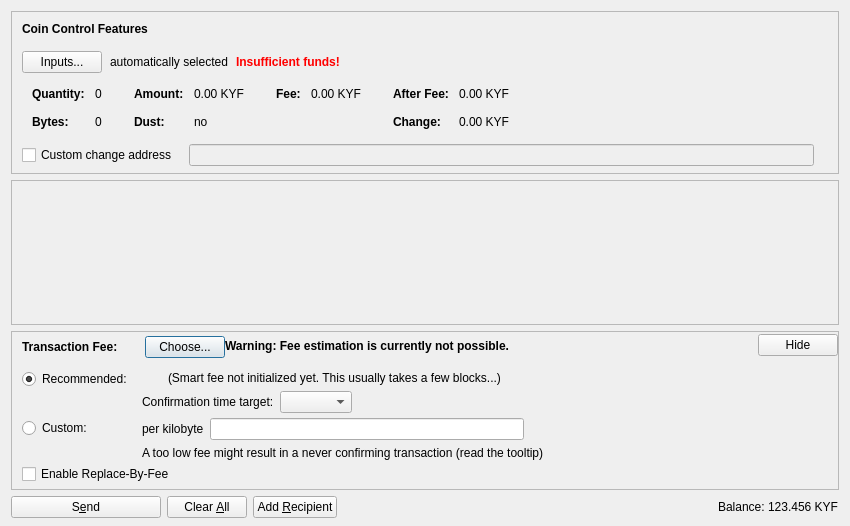
<?xml version="1.0" encoding="UTF-8"?>
<ui version="4.0">
 <class>SendCoinsDialog</class>
 <widget class="QDialog" name="SendCoinsDialog">
  <property name="geometry">
   <rect>
    <x>0</x>
    <y>0</y>
    <width>850</width>
    <height>526</height>
   </rect>
  </property>
  <property name="windowTitle">
   <string>Send Coins</string>
  </property>
  <layout class="QVBoxLayout" name="verticalLayout" stretch="0,1,0,0">
   <property name="bottomMargin">
    <number>8</number>
   </property>
   <item>
    <widget class="QFrame" name="frameCoinControl">
     <property name="sizePolicy">
      <sizepolicy hsizetype="Expanding" vsizetype="Expanding">
       <horstretch>0</horstretch>
       <verstretch>0</verstretch>
      </sizepolicy>
     </property>
     <property name="maximumSize">
      <size>
       <width>16777215</width>
       <height>16777215</height>
      </size>
     </property>
     <property name="frameShape">
      <enum>QFrame::StyledPanel</enum>
     </property>
     <property name="frameShadow">
      <enum>QFrame::Sunken</enum>
     </property>
     <layout class="QVBoxLayout" name="verticalLayoutCoinControl2">
      <property name="spacing">
       <number>0</number>
      </property>
      <property name="leftMargin">
       <number>0</number>
      </property>
      <property name="topMargin">
       <number>0</number>
      </property>
      <property name="rightMargin">
       <number>0</number>
      </property>
      <property name="bottomMargin">
       <number>6</number>
      </property>
      <item>
       <layout class="QVBoxLayout" name="verticalLayoutCoinControl" stretch="0,0,0,0,1">
        <property name="spacing">
         <number>0</number>
        </property>
        <property name="leftMargin">
         <number>10</number>
        </property>
        <property name="topMargin">
         <number>10</number>
        </property>
        <item>
         <layout class="QHBoxLayout" name="horizontalLayoutCoinControl1">
          <property name="bottomMargin">
           <number>15</number>
          </property>
          <item>
           <widget class="QLabel" name="labelCoinControlFeatures">
            <property name="sizePolicy">
             <sizepolicy hsizetype="Preferred" vsizetype="Maximum">
              <horstretch>0</horstretch>
              <verstretch>0</verstretch>
             </sizepolicy>
            </property>
            <property name="font">
             <font>
              <weight>75</weight>
              <bold>true</bold>
             </font>
            </property>
            <property name="styleSheet">
             <string notr="true">font-weight:bold;</string>
            </property>
            <property name="text">
             <string>Coin Control Features</string>
            </property>
           </widget>
          </item>
         </layout>
        </item>
        <item>
         <layout class="QHBoxLayout" name="horizontalLayoutCoinControl2" stretch="0,0,0,0">
          <property name="spacing">
           <number>8</number>
          </property>
          <property name="bottomMargin">
           <number>10</number>
          </property>
          <item>
           <widget class="QPushButton" name="pushButtonCoinControl">
            <property name="styleSheet">
             <string notr="true"/>
            </property>
            <property name="text">
             <string>Inputs...</string>
            </property>
            <property name="autoDefault">
             <bool>false</bool>
            </property>
           </widget>
          </item>
          <item>
           <widget class="QLabel" name="labelCoinControlAutomaticallySelected">
            <property name="text">
             <string>automatically selected</string>
            </property>
            <property name="margin">
             <number>5</number>
            </property>
           </widget>
          </item>
          <item>
           <widget class="QLabel" name="labelCoinControlInsuffFunds">
            <property name="font">
             <font>
              <weight>75</weight>
              <bold>true</bold>
             </font>
            </property>
            <property name="styleSheet">
             <string notr="true">color:red;font-weight:bold;</string>
            </property>
            <property name="text">
             <string>Insufficient funds!</string>
            </property>
            <property name="margin">
             <number>5</number>
            </property>
           </widget>
          </item>
          <item>
           <spacer name="horizontalSpacerCoinControl">
            <property name="orientation">
             <enum>Qt::Horizontal</enum>
            </property>
            <property name="sizeHint" stdset="0">
             <size>
              <width>40</width>
              <height>1</height>
             </size>
            </property>
           </spacer>
          </item>
         </layout>
        </item>
        <item>
         <widget class="QWidget" name="widgetCoinControl" native="true">
          <property name="sizePolicy">
           <sizepolicy hsizetype="Preferred" vsizetype="Preferred">
            <horstretch>0</horstretch>
            <verstretch>0</verstretch>
           </sizepolicy>
          </property>
          <property name="minimumSize">
           <size>
            <width>0</width>
            <height>0</height>
           </size>
          </property>
          <property name="styleSheet">
           <string notr="true"/>
          </property>
          <layout class="QHBoxLayout" name="horizontalLayoutCoinControl5">
           <property name="leftMargin">
            <number>0</number>
           </property>
           <property name="topMargin">
            <number>0</number>
           </property>
           <property name="rightMargin">
            <number>0</number>
           </property>
           <property name="bottomMargin">
            <number>0</number>
           </property>
           <item>
            <layout class="QHBoxLayout" name="horizontalLayoutCoinControl3" stretch="0,0,0,1">
             <property name="spacing">
              <number>20</number>
             </property>
             <property name="topMargin">
              <number>0</number>
             </property>
             <property name="bottomMargin">
              <number>10</number>
             </property>
             <item>
              <layout class="QFormLayout" name="formLayoutCoinControl1">
               <property name="horizontalSpacing">
                <number>10</number>
               </property>
               <property name="verticalSpacing">
                <number>14</number>
               </property>
               <property name="leftMargin">
                <number>10</number>
               </property>
               <property name="topMargin">
                <number>4</number>
               </property>
               <property name="rightMargin">
                <number>6</number>
               </property>
               <item row="0" column="0">
                <widget class="QLabel" name="labelCoinControlQuantityText">
                 <property name="font">
                  <font>
                   <weight>75</weight>
                   <bold>true</bold>
                  </font>
                 </property>
                 <property name="text">
                  <string>Quantity:</string>
                 </property>
                 <property name="margin">
                  <number>0</number>
                 </property>
                </widget>
               </item>
               <item row="0" column="1">
                <widget class="QLabel" name="labelCoinControlQuantity">
                 <property name="cursor">
                  <cursorShape>IBeamCursor</cursorShape>
                 </property>
                 <property name="contextMenuPolicy">
                  <enum>Qt::ActionsContextMenu</enum>
                 </property>
                 <property name="text">
                  <string notr="true">0</string>
                 </property>
                 <property name="margin">
                  <number>0</number>
                 </property>
                 <property name="textInteractionFlags">
                  <set>Qt::LinksAccessibleByMouse|Qt::TextSelectableByKeyboard|Qt::TextSelectableByMouse</set>
                 </property>
                </widget>
               </item>
               <item row="1" column="0">
                <widget class="QLabel" name="labelCoinControlBytesText">
                 <property name="font">
                  <font>
                   <weight>75</weight>
                   <bold>true</bold>
                  </font>
                 </property>
                 <property name="text">
                  <string>Bytes:</string>
                 </property>
                </widget>
               </item>
               <item row="1" column="1">
                <widget class="QLabel" name="labelCoinControlBytes">
                 <property name="cursor">
                  <cursorShape>IBeamCursor</cursorShape>
                 </property>
                 <property name="contextMenuPolicy">
                  <enum>Qt::ActionsContextMenu</enum>
                 </property>
                 <property name="text">
                  <string notr="true">0</string>
                 </property>
                 <property name="textInteractionFlags">
                  <set>Qt::LinksAccessibleByMouse|Qt::TextSelectableByKeyboard|Qt::TextSelectableByMouse</set>
                 </property>
                </widget>
               </item>
              </layout>
             </item>
             <item>
              <layout class="QFormLayout" name="formLayoutCoinControl2">
               <property name="horizontalSpacing">
                <number>10</number>
               </property>
               <property name="verticalSpacing">
                <number>14</number>
               </property>
               <property name="leftMargin">
                <number>6</number>
               </property>
               <property name="topMargin">
                <number>4</number>
               </property>
               <property name="rightMargin">
                <number>6</number>
               </property>
               <item row="0" column="0">
                <widget class="QLabel" name="labelCoinControlAmountText">
                 <property name="font">
                  <font>
                   <weight>75</weight>
                   <bold>true</bold>
                  </font>
                 </property>
                 <property name="text">
                  <string>Amount:</string>
                 </property>
                 <property name="margin">
                  <number>0</number>
                 </property>
                </widget>
               </item>
               <item row="0" column="1">
                <widget class="QLabel" name="labelCoinControlAmount">
                 <property name="cursor">
                  <cursorShape>IBeamCursor</cursorShape>
                 </property>
                 <property name="contextMenuPolicy">
                  <enum>Qt::ActionsContextMenu</enum>
                 </property>
                 <property name="text">
                  <string notr="true">0.00 KYF</string>
                 </property>
                 <property name="textInteractionFlags">
                  <set>Qt::LinksAccessibleByMouse|Qt::TextSelectableByKeyboard|Qt::TextSelectableByMouse</set>
                 </property>
                </widget>
               </item>
               <item row="1" column="0">
                <widget class="QLabel" name="labelCoinControlLowOutputText">
                 <property name="font">
                  <font>
                   <weight>75</weight>
                   <bold>true</bold>
                  </font>
                 </property>
                 <property name="text">
                  <string>Dust:</string>
                 </property>
                </widget>
               </item>
               <item row="1" column="1">
                <widget class="QLabel" name="labelCoinControlLowOutput">
                 <property name="cursor">
                  <cursorShape>IBeamCursor</cursorShape>
                 </property>
                 <property name="contextMenuPolicy">
                  <enum>Qt::ActionsContextMenu</enum>
                 </property>
                 <property name="text">
                  <string notr="true">no</string>
                 </property>
                 <property name="textInteractionFlags">
                  <set>Qt::LinksAccessibleByMouse|Qt::TextSelectableByKeyboard|Qt::TextSelectableByMouse</set>
                 </property>
                </widget>
               </item>
              </layout>
             </item>
             <item>
              <layout class="QFormLayout" name="formLayoutCoinControl3">
               <property name="horizontalSpacing">
                <number>10</number>
               </property>
               <property name="verticalSpacing">
                <number>14</number>
               </property>
               <property name="leftMargin">
                <number>6</number>
               </property>
               <property name="topMargin">
                <number>4</number>
               </property>
               <property name="rightMargin">
                <number>6</number>
               </property>
               <item row="0" column="0">
                <widget class="QLabel" name="labelCoinControlFeeText">
                 <property name="font">
                  <font>
                   <weight>75</weight>
                   <bold>true</bold>
                  </font>
                 </property>
                 <property name="text">
                  <string>Fee:</string>
                 </property>
                 <property name="margin">
                  <number>0</number>
                 </property>
                </widget>
               </item>
               <item row="0" column="1">
                <widget class="QLabel" name="labelCoinControlFee">
                 <property name="cursor">
                  <cursorShape>IBeamCursor</cursorShape>
                 </property>
                 <property name="contextMenuPolicy">
                  <enum>Qt::ActionsContextMenu</enum>
                 </property>
                 <property name="text">
                  <string notr="true">0.00 KYF</string>
                 </property>
                 <property name="textInteractionFlags">
                  <set>Qt::LinksAccessibleByMouse|Qt::TextSelectableByKeyboard|Qt::TextSelectableByMouse</set>
                 </property>
                </widget>
               </item>
              </layout>
             </item>
             <item>
              <layout class="QFormLayout" name="formLayoutCoinControl4">
               <property name="horizontalSpacing">
                <number>10</number>
               </property>
               <property name="verticalSpacing">
                <number>14</number>
               </property>
               <property name="leftMargin">
                <number>6</number>
               </property>
               <property name="topMargin">
                <number>4</number>
               </property>
               <property name="rightMargin">
                <number>6</number>
               </property>
               <item row="0" column="0">
                <widget class="QLabel" name="labelCoinControlAfterFeeText">
                 <property name="font">
                  <font>
                   <weight>75</weight>
                   <bold>true</bold>
                  </font>
                 </property>
                 <property name="text">
                  <string>After Fee:</string>
                 </property>
                 <property name="margin">
                  <number>0</number>
                 </property>
                </widget>
               </item>
               <item row="0" column="1">
                <widget class="QLabel" name="labelCoinControlAfterFee">
                 <property name="cursor">
                  <cursorShape>IBeamCursor</cursorShape>
                 </property>
                 <property name="contextMenuPolicy">
                  <enum>Qt::ActionsContextMenu</enum>
                 </property>
                 <property name="text">
                  <string notr="true">0.00 KYF</string>
                 </property>
                 <property name="textInteractionFlags">
                  <set>Qt::LinksAccessibleByMouse|Qt::TextSelectableByKeyboard|Qt::TextSelectableByMouse</set>
                 </property>
                </widget>
               </item>
               <item row="1" column="0">
                <widget class="QLabel" name="labelCoinControlChangeText">
                 <property name="font">
                  <font>
                   <weight>75</weight>
                   <bold>true</bold>
                  </font>
                 </property>
                 <property name="text">
                  <string>Change:</string>
                 </property>
                </widget>
               </item>
               <item row="1" column="1">
                <widget class="QLabel" name="labelCoinControlChange">
                 <property name="cursor">
                  <cursorShape>IBeamCursor</cursorShape>
                 </property>
                 <property name="contextMenuPolicy">
                  <enum>Qt::ActionsContextMenu</enum>
                 </property>
                 <property name="text">
                  <string notr="true">0.00 KYF</string>
                 </property>
                 <property name="textInteractionFlags">
                  <set>Qt::LinksAccessibleByMouse|Qt::TextSelectableByKeyboard|Qt::TextSelectableByMouse</set>
                 </property>
                </widget>
               </item>
              </layout>
             </item>
            </layout>
           </item>
          </layout>
         </widget>
        </item>
        <item>
         <layout class="QHBoxLayout" name="horizontalLayoutCoinControl4" stretch="0,0,0">
          <property name="spacing">
           <number>12</number>
          </property>
          <property name="sizeConstraint">
           <enum>QLayout::SetDefaultConstraint</enum>
          </property>
          <property name="topMargin">
           <number>5</number>
          </property>
          <property name="rightMargin">
           <number>5</number>
          </property>
          <item>
           <widget class="QCheckBox" name="checkBoxCoinControlChange">
            <property name="toolTip">
             <string>If this is activated, but the change address is empty or invalid, change will be sent to a newly generated address.</string>
            </property>
            <property name="text">
             <string>Custom change address</string>
            </property>
           </widget>
          </item>
          <item>
           <widget class="QValidatedLineEdit" name="lineEditCoinControlChange">
            <property name="enabled">
             <bool>false</bool>
            </property>
            <property name="sizePolicy">
             <sizepolicy hsizetype="Expanding" vsizetype="Fixed">
              <horstretch>0</horstretch>
              <verstretch>0</verstretch>
             </sizepolicy>
            </property>
           </widget>
          </item>
          <item>
           <widget class="QLabel" name="labelCoinControlChangeLabel">
            <property name="sizePolicy">
             <sizepolicy hsizetype="Preferred" vsizetype="Expanding">
              <horstretch>0</horstretch>
              <verstretch>0</verstretch>
             </sizepolicy>
            </property>
            <property name="minimumSize">
             <size>
              <width>0</width>
              <height>0</height>
             </size>
            </property>
            <property name="text">
             <string/>
            </property>
            <property name="margin">
             <number>3</number>
            </property>
           </widget>
          </item>
         </layout>
        </item>
        <item>
         <spacer name="verticalSpacerCoinControl">
          <property name="orientation">
           <enum>Qt::Vertical</enum>
          </property>
          <property name="sizeHint" stdset="0">
           <size>
            <width>800</width>
            <height>1</height>
           </size>
          </property>
         </spacer>
        </item>
       </layout>
      </item>
     </layout>
    </widget>
   </item>
   <item>
    <widget class="QScrollArea" name="scrollArea">
     <property name="widgetResizable">
      <bool>true</bool>
     </property>
     <widget class="QWidget" name="scrollAreaWidgetContents">
      <property name="geometry">
       <rect>
        <x>0</x>
        <y>0</y>
        <width>830</width>
        <height>104</height>
       </rect>
      </property>
      <layout class="QVBoxLayout" name="verticalLayout_2" stretch="0,1">
       <property name="leftMargin">
        <number>0</number>
       </property>
       <property name="topMargin">
        <number>0</number>
       </property>
       <property name="rightMargin">
        <number>0</number>
       </property>
       <property name="bottomMargin">
        <number>0</number>
       </property>
       <item>
        <layout class="QVBoxLayout" name="entries">
         <property name="spacing">
          <number>6</number>
         </property>
        </layout>
       </item>
       <item>
        <spacer name="verticalSpacer">
         <property name="orientation">
          <enum>Qt::Vertical</enum>
         </property>
         <property name="sizeHint" stdset="0">
          <size>
           <width>20</width>
           <height>40</height>
          </size>
         </property>
        </spacer>
       </item>
      </layout>
     </widget>
    </widget>
   </item>
   <item>
    <widget class="QFrame" name="frameFee">
     <property name="sizePolicy">
      <sizepolicy hsizetype="Expanding" vsizetype="Expanding">
       <horstretch>0</horstretch>
       <verstretch>0</verstretch>
      </sizepolicy>
     </property>
     <property name="maximumSize">
      <size>
       <width>16777215</width>
       <height>16777215</height>
      </size>
     </property>
     <property name="frameShape">
      <enum>QFrame::StyledPanel</enum>
     </property>
     <property name="frameShadow">
      <enum>QFrame::Sunken</enum>
     </property>
     <layout class="QVBoxLayout" name="verticalLayoutFee1">
      <property name="spacing">
       <number>0</number>
      </property>
      <property name="leftMargin">
       <number>0</number>
      </property>
      <property name="topMargin">
       <number>0</number>
      </property>
      <property name="rightMargin">
       <number>0</number>
      </property>
      <property name="bottomMargin">
       <number>0</number>
      </property>
      <item>
       <layout class="QVBoxLayout" name="verticalLayoutFee2" stretch="0,0,0">
        <property name="spacing">
         <number>0</number>
        </property>
        <property name="leftMargin">
         <number>10</number>
        </property>
        <property name="topMargin">
         <number>0</number>
        </property>
        <item>
         <layout class="QHBoxLayout" name="horizontalLayoutFee1">
          <property name="bottomMargin">
           <number>0</number>
          </property>
          <item>
           <layout class="QVBoxLayout" name="verticalLayoutFee7">
            <property name="spacing">
             <number>0</number>
            </property>
            <item>
             <spacer name="verticalSpacerSmartFee">
              <property name="orientation">
               <enum>Qt::Vertical</enum>
              </property>
              <property name="sizeType">
               <enum>QSizePolicy::Fixed</enum>
              </property>
              <property name="sizeHint" stdset="0">
               <size>
                <width>1</width>
                <height>4</height>
               </size>
              </property>
             </spacer>
            </item>
            <item>
             <layout class="QHBoxLayout" name="horizontalLayoutSmartFee">
              <property name="spacing">
               <number>10</number>
              </property>
              <item>
               <widget class="QLabel" name="labelFeeHeadline">
                <property name="sizePolicy">
                 <sizepolicy hsizetype="Preferred" vsizetype="Maximum">
                  <horstretch>0</horstretch>
                  <verstretch>0</verstretch>
                 </sizepolicy>
                </property>
                <property name="font">
                 <font>
                  <weight>75</weight>
                  <bold>true</bold>
                 </font>
                </property>
                <property name="styleSheet">
                 <string notr="true">font-weight:bold;</string>
                </property>
                <property name="text">
                 <string>Transaction Fee:</string>
                </property>
               </widget>
              </item>
              <item>
               <widget class="QLabel" name="labelFeeMinimized">
                <property name="text">
                 <string/>
                </property>
               </widget>
              </item>
              <item>
               <widget class="QPushButton" name="buttonChooseFee">
                <property name="text">
                 <string>Choose...</string>
                </property>
               </widget>
              </item>
             </layout>
            </item>
            <item>
             <spacer name="verticalSpacer_5">
              <property name="orientation">
               <enum>Qt::Vertical</enum>
              </property>
              <property name="sizeHint" stdset="0">
               <size>
                <width>1</width>
                <height>1</height>
               </size>
              </property>
             </spacer>
            </item>
           </layout>
          </item>
          <item>
           <widget class="QLabel" name="fallbackFeeWarningLabel">
            <property name="toolTip">
             <string>Using the fallbackfee can result in sending a transaction that will take several hours or days (or never) to confirm. Consider choosing your fee manually or wait until you have validated the complete chain.</string>
            </property>
            <property name="font">
            <font>
                <weight>75</weight>
                <bold>true</bold>
            </font>
            </property>
            <property name="text">
             <string>Warning: Fee estimation is currently not possible.</string>
            </property>
            <property name="wordWrap">
             <bool>false</bool>
            </property>
           </widget>
          </item>
          <item>
           <spacer name="horizontalSpacer_4">
            <property name="orientation">
             <enum>Qt::Horizontal</enum>
            </property>
            <property name="sizeType">
             <enum>QSizePolicy::MinimumExpanding</enum>
            </property>
            <property name="sizeHint" stdset="0">
             <size>
              <width>40</width>
              <height>20</height>
             </size>
            </property>
           </spacer>
          </item>
          <item>
           <widget class="QPushButton" name="buttonMinimizeFee">
            <property name="toolTip">
             <string>collapse fee-settings</string>
            </property>
            <property name="text">
             <string>Hide</string>
            </property>
           </widget>
          </item>
         </layout>
        </item>
        <item>
         <widget class="QFrame" name="frameFeeSelection">
          <layout class="QVBoxLayout" name="verticalLayoutFee12">
           <property name="spacing">
            <number>0</number>
           </property>
           <property name="leftMargin">
            <number>0</number>
           </property>
           <property name="topMargin">
            <number>0</number>
           </property>
           <property name="rightMargin">
            <number>0</number>
           </property>
           <property name="bottomMargin">
            <number>0</number>
           </property>
           <item>
            <layout class="QGridLayout" name="gridLayoutFee">
             <property name="topMargin">
              <number>10</number>
             </property>
             <property name="bottomMargin">
              <number>4</number>
             </property>
             <property name="horizontalSpacing">
              <number>10</number>
             </property>
             <property name="verticalSpacing">
              <number>4</number>
             </property>
             <item row="1" column="1">
              <layout class="QVBoxLayout" name="verticalLayoutFee8">
               <property name="spacing">
                <number>6</number>
               </property>
               <item>
                <layout class="QHBoxLayout" name="horizontalLayoutFee13">
                 <item>
                  <widget class="QLabel" name="labelCustomPerKilobyte">
                   <property name="toolTip">
                    <string>Specify a custom fee per kB (1,000 bytes) of the transaction's virtual size.

Note:  Since the fee is calculated on a per-byte basis, a fee of "100 satoshis per kB" for a transaction size of 500 bytes (half of 1 kB) would ultimately yield a fee of only 50 satoshis.</string>
                   </property>
                   <property name="text">
                    <string>per kilobyte</string>
                   </property>
                  </widget>
                 </item>
                 <item>
                  <widget class="KryptofrancAmountField" name="customFee"/>
                 </item>
                 <item>
                  <spacer name="horizontalSpacer_6">
                   <property name="orientation">
                    <enum>Qt::Horizontal</enum>
                   </property>
                   <property name="sizeHint" stdset="0">
                    <size>
                     <width>1</width>
                     <height>1</height>
                    </size>
                   </property>
                  </spacer>
                 </item>
                </layout>
               </item>
               <item>
                <layout class="QHBoxLayout" name="horizontalLayoutFee8">
                 <item>
                  <widget class="QLabel" name="labelCustomFeeWarning">
                   <property name="enabled">
                    <bool>true</bool>
                   </property>
                   <property name="toolTip">
                    <string>When there is less transaction volume than space in the blocks, miners as well as relaying nodes may enforce a minimum fee. Paying only this minimum fee is just fine, but be aware that this can result in a never confirming transaction once there is more demand for kryptofranc transactions than the network can process.</string>
                   </property>
                   <property name="text">
                    <string>A too low fee might result in a never confirming transaction (read the tooltip)</string>
                   </property>
                  </widget>
                 </item>
                 <item>
                  <spacer name="horizontalSpacer_2">
                   <property name="orientation">
                    <enum>Qt::Horizontal</enum>
                   </property>
                   <property name="sizeHint" stdset="0">
                    <size>
                     <width>1</width>
                     <height>1</height>
                    </size>
                   </property>
                  </spacer>
                 </item>
                </layout>
               </item>
              </layout>
             </item>
             <item row="0" column="0">
              <layout class="QVBoxLayout" name="verticalLayoutFee4" stretch="0,1">
               <item>
                <widget class="QRadioButton" name="radioSmartFee">
                 <property name="text">
                  <string>Recommended:</string>
                 </property>
                 <property name="checked">
                  <bool>true</bool>
                 </property>
                 <attribute name="buttonGroup">
                  <string notr="true">groupFee</string>
                 </attribute>
                </widget>
               </item>
               <item>
                <spacer name="verticalSpacer_2">
                 <property name="orientation">
                  <enum>Qt::Vertical</enum>
                 </property>
                 <property name="sizeHint" stdset="0">
                  <size>
                   <width>1</width>
                   <height>1</height>
                  </size>
                 </property>
                </spacer>
               </item>
              </layout>
             </item>
             <item row="1" column="0">
              <layout class="QVBoxLayout" name="verticalLayoutFee9" stretch="0,1">
               <item>
                <widget class="QRadioButton" name="radioCustomFee">
                 <property name="text">
                  <string>Custom:</string>
                 </property>
                 <attribute name="buttonGroup">
                  <string notr="true">groupFee</string>
                 </attribute>
                </widget>
               </item>
               <item>
                <spacer name="verticalSpacer_6">
                 <property name="orientation">
                  <enum>Qt::Vertical</enum>
                 </property>
                 <property name="sizeHint" stdset="0">
                  <size>
                   <width>1</width>
                   <height>1</height>
                  </size>
                 </property>
                </spacer>
               </item>
              </layout>
             </item>
             <item row="0" column="1">
              <layout class="QVBoxLayout" name="verticalLayoutFee3" stretch="0,0,1">
               <property name="spacing">
                <number>6</number>
               </property>
               <property name="topMargin">
                <number>2</number>
               </property>
               <item>
                <layout class="QHBoxLayout" name="horizontalLayoutFee12">
                 <item>
                  <widget class="QLabel" name="labelSmartFee">
                   <property name="text">
                    <string/>
                   </property>
                  </widget>
                 </item>
                 <item>
                  <widget class="QLabel" name="labelFeeEstimation">
                   <property name="text">
                    <string/>
                   </property>
                  </widget>
                 </item>
                 <item>
                  <widget class="QLabel" name="labelSmartFee2">
                   <property name="text">
                    <string>(Smart fee not initialized yet. This usually takes a few blocks...)</string>
                   </property>
                  </widget>
                 </item>
                 <item>
                  <spacer name="horizontalSpacer_5">
                   <property name="orientation">
                    <enum>Qt::Horizontal</enum>
                   </property>
                   <property name="sizeHint" stdset="0">
                    <size>
                     <width>1</width>
                     <height>1</height>
                    </size>
                   </property>
                  </spacer>
                 </item>
                </layout>
               </item>
               <item>
                <layout class="QHBoxLayout" name="horizontalLayoutFee9">
                 <item>
                  <layout class="QVBoxLayout" name="verticalLayoutFee6">
                   <item>
                    <widget class="QLabel" name="labelSmartFee3">
                     <property name="text">
                      <string>Confirmation time target:</string>
                     </property>
                    </widget>
                   </item>
                  </layout>
                 </item>
                 <item>
                  <layout class="QVBoxLayout" name="verticalLayoutFee5">
                   <property name="rightMargin">
                    <number>30</number>
                   </property>
                   <item>
                    <layout class="QHBoxLayout" name="horizontalLayoutConfTarget">
                     <property name="bottomMargin">
                      <number>0</number>
                     </property>
                     <item>
                      <widget class="QComboBox" name="confTargetSelector"/>
                     </item>
                     <item>
                      <spacer name="horizontalSpacerConfTarget">
                       <property name="orientation">
                        <enum>Qt::Horizontal</enum>
                       </property>
                       <property name="sizeHint" stdset="0">
                        <size>
                         <width>40</width>
                         <height>20</height>
                        </size>
                       </property>
                      </spacer>
                     </item>
                    </layout>
                   </item>
                  </layout>
                 </item>
                </layout>
               </item>
               <item>
                <spacer name="verticalSpacer_4">
                 <property name="orientation">
                  <enum>Qt::Vertical</enum>
                 </property>
                 <property name="sizeHint" stdset="0">
                  <size>
                   <width>1</width>
                   <height>1</height>
                  </size>
                 </property>
                </spacer>
               </item>
              </layout>
             </item>
            </layout>
           </item>
           <item>
            <widget class="QCheckBox" name="optInRBF">
             <property name="text">
              <string>Enable Replace-By-Fee</string>
             </property>
             <property name="toolTip">
              <string>With Replace-By-Fee (BIP-125) you can increase a transaction's fee after it is sent. Without this, a higher fee may be recommended to compensate for increased transaction delay risk.</string>
             </property>
            </widget>
           </item>
          </layout>
         </widget>
        </item>
        <item>
         <spacer name="verticalSpacerFee">
          <property name="orientation">
           <enum>Qt::Vertical</enum>
          </property>
          <property name="sizeHint" stdset="0">
           <size>
            <width>40</width>
            <height>5</height>
           </size>
          </property>
         </spacer>
        </item>
       </layout>
      </item>
     </layout>
    </widget>
   </item>
   <item>
    <layout class="QHBoxLayout" name="horizontalLayout">
     <item>
      <widget class="QPushButton" name="sendButton">
       <property name="minimumSize">
        <size>
         <width>150</width>
         <height>0</height>
        </size>
       </property>
       <property name="toolTip">
        <string>Confirm the send action</string>
       </property>
       <property name="text">
        <string>S&amp;end</string>
       </property>
       <property name="icon">
        <iconset resource="../kryptofranc.qrc">
         <normaloff>:/icons/send</normaloff>:/icons/send</iconset>
       </property>
       <property name="autoDefault">
        <bool>false</bool>
       </property>
       <property name="default">
        <bool>false</bool>
       </property>
      </widget>
     </item>
     <item>
      <widget class="QPushButton" name="clearButton">
       <property name="sizePolicy">
        <sizepolicy hsizetype="Minimum" vsizetype="Fixed">
         <horstretch>0</horstretch>
         <verstretch>0</verstretch>
        </sizepolicy>
       </property>
       <property name="toolTip">
        <string>Clear all fields of the form.</string>
       </property>
       <property name="text">
        <string>Clear &amp;All</string>
       </property>
       <property name="icon">
        <iconset resource="../kryptofranc.qrc">
         <normaloff>:/icons/remove</normaloff>:/icons/remove</iconset>
       </property>
       <property name="autoDefault">
        <bool>false</bool>
       </property>
      </widget>
     </item>
     <item>
      <widget class="QPushButton" name="addButton">
       <property name="toolTip">
        <string>Send to multiple recipients at once</string>
       </property>
       <property name="text">
        <string>Add &amp;Recipient</string>
       </property>
       <property name="icon">
        <iconset resource="../kryptofranc.qrc">
         <normaloff>:/icons/add</normaloff>:/icons/add</iconset>
       </property>
       <property name="autoDefault">
        <bool>false</bool>
       </property>
      </widget>
     </item>
     <item>
      <spacer name="horizontalSpacer">
       <property name="orientation">
        <enum>Qt::Horizontal</enum>
       </property>
       <property name="sizeHint" stdset="0">
        <size>
         <width>40</width>
         <height>20</height>
        </size>
       </property>
      </spacer>
     </item>
     <item>
      <layout class="QHBoxLayout" name="horizontalLayout_2">
       <property name="spacing">
        <number>3</number>
       </property>
       <item>
        <widget class="QLabel" name="label">
         <property name="sizePolicy">
          <sizepolicy hsizetype="Preferred" vsizetype="Fixed">
           <horstretch>0</horstretch>
           <verstretch>0</verstretch>
          </sizepolicy>
         </property>
         <property name="text">
          <string>Balance:</string>
         </property>
        </widget>
       </item>
       <item>
        <widget class="QLabel" name="labelBalance">
         <property name="sizePolicy">
          <sizepolicy hsizetype="Preferred" vsizetype="Fixed">
           <horstretch>0</horstretch>
           <verstretch>0</verstretch>
          </sizepolicy>
         </property>
         <property name="cursor">
          <cursorShape>IBeamCursor</cursorShape>
         </property>
         <property name="text">
          <string notr="true">123.456 KYF</string>
         </property>
         <property name="textInteractionFlags">
          <set>Qt::LinksAccessibleByMouse|Qt::TextSelectableByKeyboard|Qt::TextSelectableByMouse</set>
         </property>
        </widget>
       </item>
      </layout>
     </item>
    </layout>
   </item>
  </layout>
 </widget>
 <customwidgets>
  <customwidget>
   <class>QValidatedLineEdit</class>
   <extends>QLineEdit</extends>
   <header>qt/qvalidatedlineedit.h</header>
  </customwidget>
  <customwidget>
   <class>KryptofrancAmountField</class>
   <extends>QLineEdit</extends>
   <header>qt/bitcoinamountfield.h</header>
   <container>1</container>
  </customwidget>
 </customwidgets>
 <resources>
  <include location="../bitcoin.qrc"/>
 </resources>
 <connections/>
 <buttongroups>
  <buttongroup name="groupFee"/>
 </buttongroups>
</ui>
